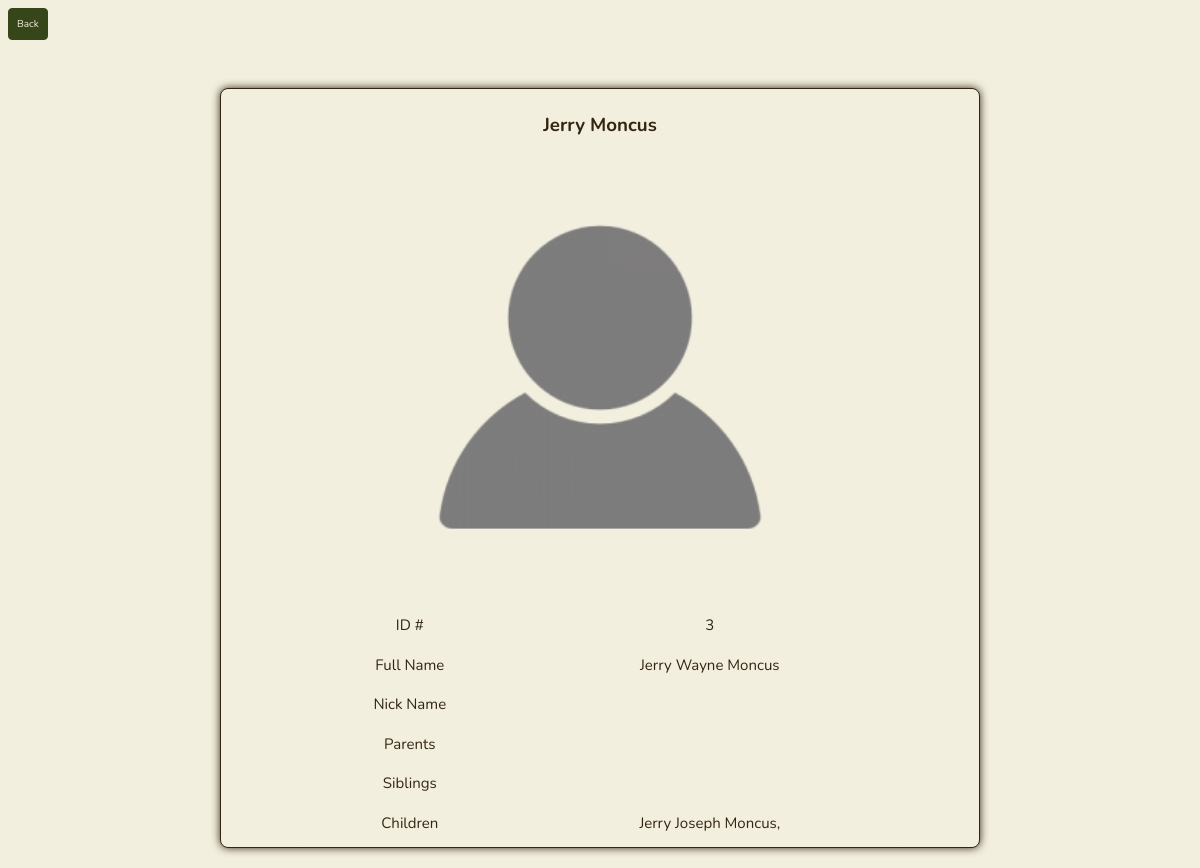
Before: /big_card/3 with the older database file.
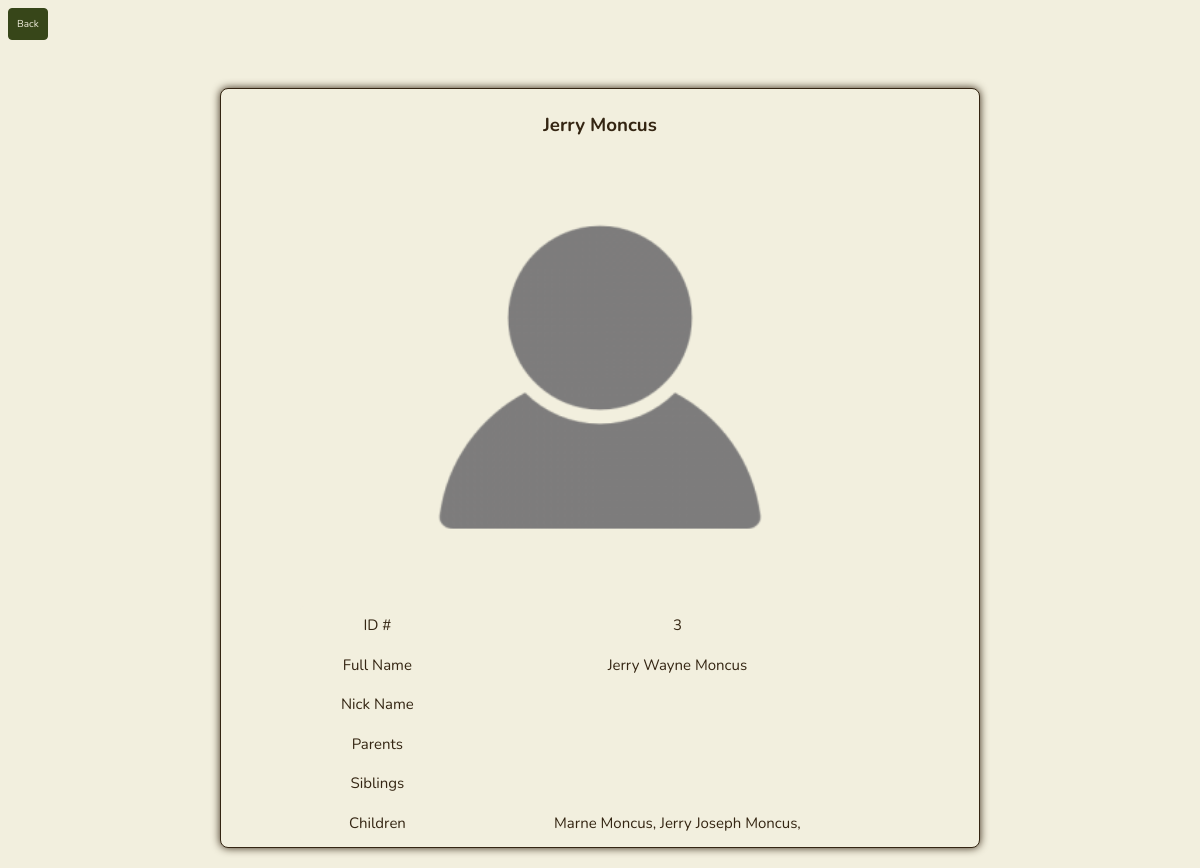
After: the same page with the newer database file.
### app.py (models this page shows, shortened)
class Person(db.Model):
    id = db.Column(db.Integer, primary_key=True)
    first_name = db.Column(db.String(200), nullable=False)
    last_name = db.Column(db.String(200), nullable=False)
    middle_name = db.Column(db.String(200), nullable=False, default='')
    nick_name = db.Column(db.String(200), nullable=False, default='')
    date_created = db.Column(db.DateTime, default=datetime.utcnow)
    parents = db.relationship('Person',
                              secondary = person_parent_association,
                              primaryjoin = id == person_parent_association.c.person_id,
                              secondaryjoin = id == person_parent_association.c.parent_id,
                              backref = db.backref('children', lazy='select'))
    siblings = db.relationship('Person',
                              secondary = sibling_association,
                              primaryjoin = id == sibling_association.c.left_id,
                              secondaryjoin = id == sibling_association.c.right_id,
                              back_populates = 'siblings',
                              lazy='select')

### app.py (the view)
@app.route('/big_card/<int:id>', methods=['POST', 'GET'])
def big_card(id):
    person = Person.query.get_or_404(id)
    if request.method == 'POST':
        return redirect('/')
    else:
        return render_template('big_card.html', person=person)

### templates/big_card.html (shortened to what this page needs)
{% extends 'base.html' %}
{% block body %}
<div class="" id="full-card-focus-page">
    <a class="btn" id='back_to_tree' href="/">Back</a>
    <div class='card-focus-page' id="main-content">
        <div class="card-focus-container">
            <div class="card-focus">
                <div class="card-focus-content">
                    {% if person.nick_name == "" %}
                    <h3>{{person.first_name}} {{person.last_name}}</h3>
                    {% else %}
                    <h3>{{person.nick_name}} {{person.last_name}}</h3>
                    {% endif %}
                    <img src="{{ url_for('static', filename='logos/empty-prof-pic.png') }}" alt="Profile Picture">
                    <table class="borderless" id="info-table">
                        <tr>
                            <td>ID #</td>
                            <td>{{ person.id }}</td>
                        </tr>
                        <tr>
                            <td>Full Name</td>
                            <td>{{ person.first_name }} {{ person.middle_name }} {{ person.last_name }}</td>
                        </tr>
                        <tr>
                            <td>Nick Name</td>
                            <td>{{ person.nick_name }}</td>
                        </tr>
                        <tr>
                            <td>Parents</td>
                            <td>
                            </td>
                        </tr>
                        <tr>
                            <td>Siblings</td>
                            <td>
                            </td>
                        </tr>
                        <tr>
                            <td>Children</td>
                            <td>
                                {% for person in person.children %}
                                {{ person.first_name }} {{ person.middle_name }} {{ person.last_name }},
                                {% endfor %}
                            </td>
                        </tr>
                    </table>
                </div>
            </div>
        </div>
    </div>
</div>
{% endblock %}

Changed rows visible on the page:
now on this page (row edited): Person: first_name "Marne", last_name "Moncus"
